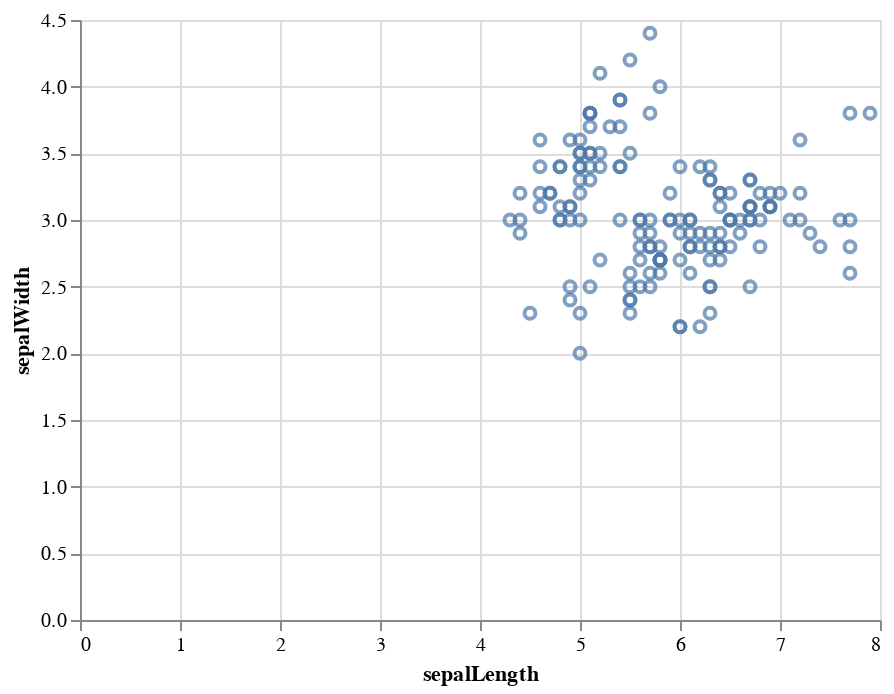

Notebook code for this chart:
### Code cell
alt.Chart(df).encode(x="sepalLength", y="sepalWidth").mark_point()

### Figure 1 — Vega-Lite specification as saved in the notebook (floating-point values rounded to 4 significant figures; data arrays with more than 128 entries replaced by an {"elided": "..."} marker saying what was removed)
{"config": {"view": {"continuousWidth": 400, "continuousHeight": 300}}, "data": {"name": "data-a264acbd6e539a8b3afc0cb5f240fb57"}, "mark": "point", "encoding": {"x": {"field": "sepalLength", "type": "quantitative"}, "y": {"field": "sepalWidth", "type": "quantitative"}}, "$schema": "https://vega.github.io/schema/vega-lite/v4.17.0.json", "datasets": {"data-a264acbd6e539a8b3afc0cb5f240fb57": {"elided": "150 records"}}}
